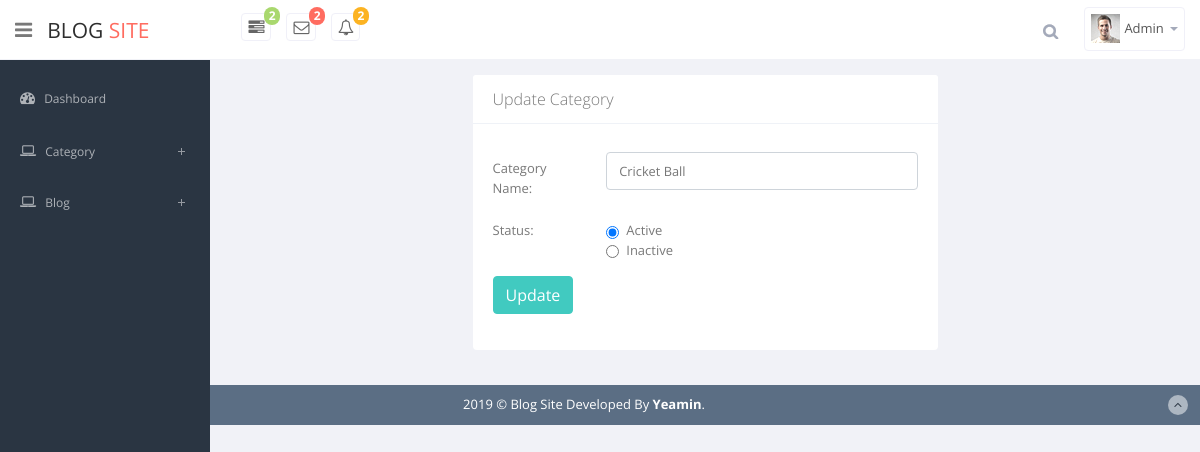
Page /admin/edit_category.php?id=8 (signed in) on the committed database.
### tables this page shows
CREATE TABLE `category` (
  `id` int(2) NOT NULL,
  `category_name` varchar(50) NOT NULL,
  `status` tinyint(1) NOT NULL,
  `created_at` timestamp NOT NULL DEFAULT CURRENT_TIMESTAMP,
  `updated_at` timestamp NOT NULL DEFAULT CURRENT_TIMESTAMP ON UPDATE CURRENT_TIMESTAMP
);

### app/classes/Database.php (called while the page is built, shortened)
<?php
class Database
{
	public static function dbConn(){
		$host = "localhost";
		$user = "root";
		$pass = "";
		$db = "oop_blog";
		$conn = mysqli_connect($host, $user, $pass, $db);
		return $conn;
	}
}
?>

### app/classes/Category.php (called while the page is built, shortened)
<?php
class Category
{
    public function selectRow($id){
        $sql = "SELECT * FROM category WHERE id='$id' ";
        $result = mysqli_query(Database::dbConn(), $sql);
        return $result;
    }
}
?>

### admin/edit_category.php (the view, shortened to what this page needs)
<?php require 'include/style.php'; ?>
<?php
$edit_category = new App\classes\Category();
if (isset($_GET['id'])){
    $rowResult = $edit_category->selectRow($_GET['id']);
    $row = mysqli_fetch_assoc($rowResult);
}
?>
<section id="container">
    <?php include 'include/header.php'; ?>
    <?php include 'include/sidebar.php'; ?>
    <section id="main-content">
        <section class="wrapper">
            <div class="row">
                <div class="col-lg-3"></div>
                <div class="col-lg-6">
                    <section class="card">
                        <header class="card-header">
                            Update Category
                        </header>
                        <div class="card-body">
                            <form method="POST" action="">
                                <div class="form-group row">
                                    <label for="inputName" class="col-sm-3 col-form-label">Category Name:</label>
                                    <div class="col-sm-9">
                                        <input type="text" name="category_name" class="form-control" id="inputName" value="<?= $row['category_name']; ?>">
                                    </div>
                                </div>
                                <fieldset class="form-group">
                                    <div class="row">
                                        <legend class="col-form-label col-sm-3 pt-0">Status:</legend>
                                        <div class="col-sm-9">
                                            <div class="form-check">
                                                <input class="form-check-input" type="radio" name="status" id="gridRadios1" value="1" <?= $row['status']==1? 'checked': ' ' ; ?> >
                                                <label class="form-check-label" for="gridRadios1">
                                                    Active
                                                </label>
                                            </div>
                                            <div class="form-check">
                                                <input class="form-check-input" type="radio" name="status" id="gridRadios2" value="0" <?= $row['status']==0? 'checked': ' ' ; ?> >
                                                <label class="form-check-label" for="gridRadios2">
                                                    Inactive
                                                </label>
                                            </div>
                                        </div>
                                    </div>
                                </fieldset>
                                <div class="form-group row">
                                    <div class="col-sm-10">
                                        <button type="submit" name="edit_category" class="btn btn-primary">Update</button>
                                    </div>
                                </div>
                            </form>
                        </div>
                    </section>
                </div>
            </div>
        </section>
    </section>
    <?php include 'include/footer.php'; ?>
</section>
</body>
</html>

### rows in the picture
category: category_name "Cricket Ball", status "☑ Active", status "☐ Inactive"

### other values in the picture
$_SESSION['admin_name'] "Admin"
